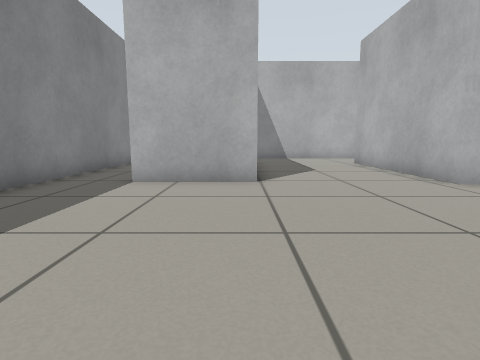
View 1 (above)

15 first-person views from a walk through a robot-simulator world made for Gazebo. The camera is 0.5 m above the floor, tilts 8° down and sees 80° across. The floor is counted in squares, 0.5 m on a side. Each view is taken from the middle of a square. On the plan, view 1 faces up. The plan holds only what a view shows up to about 11 squares ahead; the rest is blank.

View 2
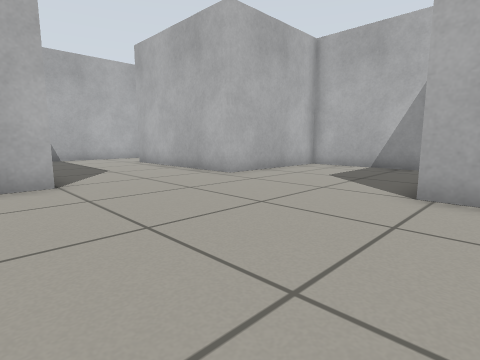

View 3
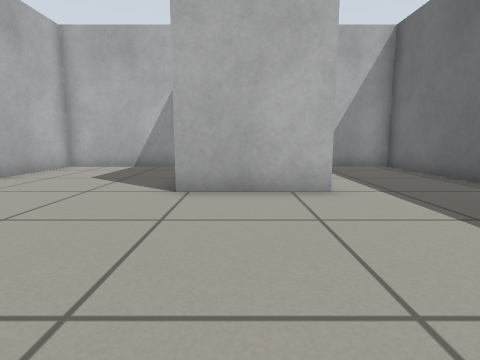

View 4
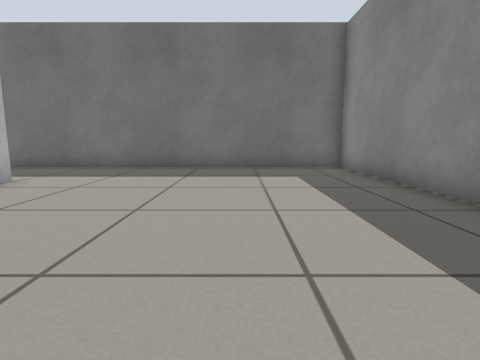

View 5
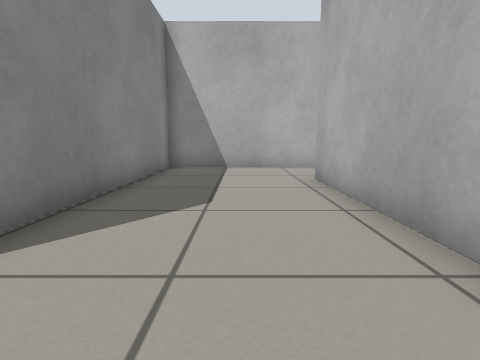

View 6
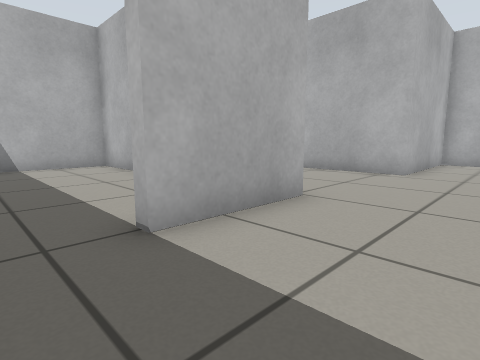

View 7
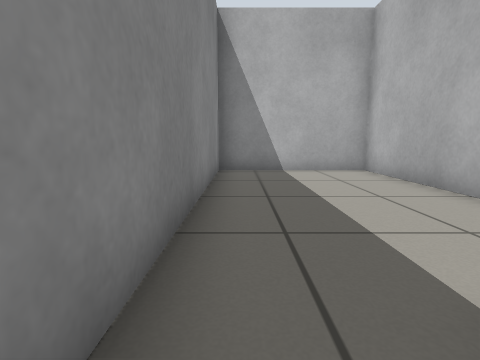

View 8
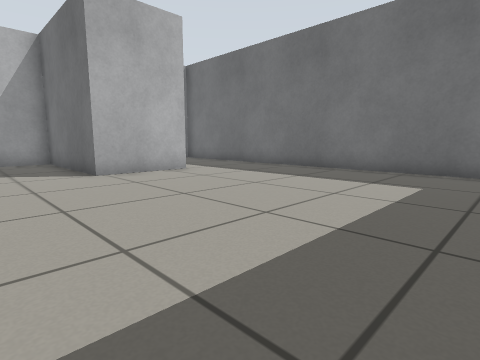

View 9
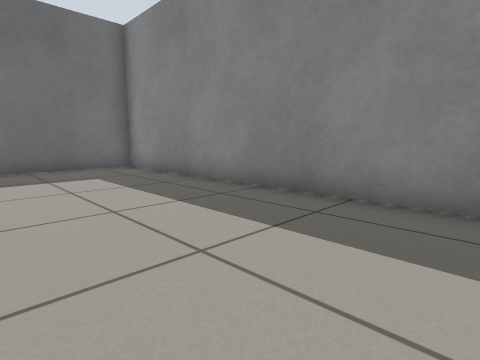

View 10
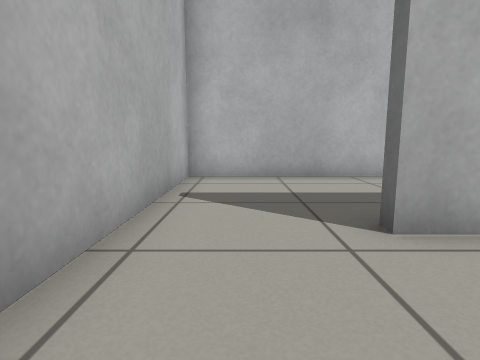

View 11
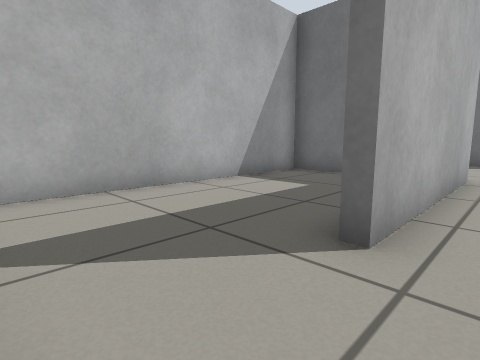

View 12
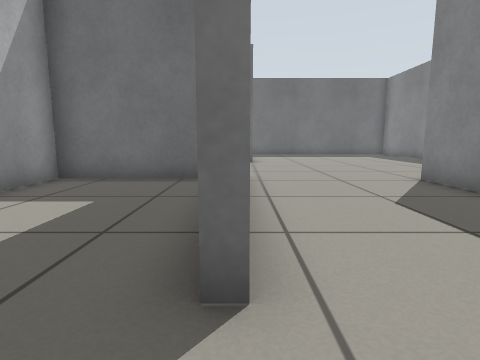

View 13
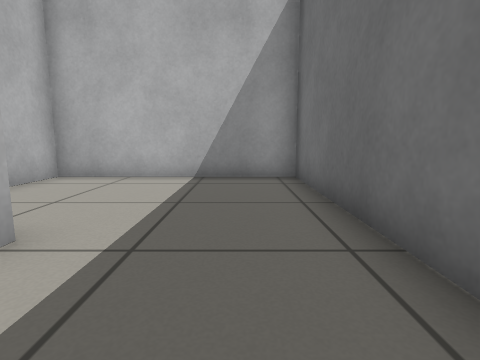

View 14
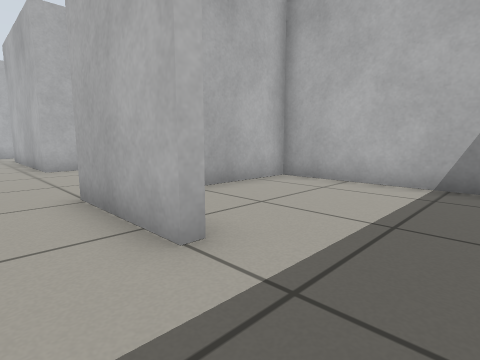

View 15
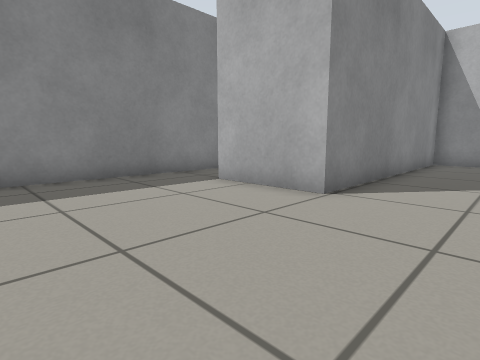

### Floor plan
Points are (right, up) in squares from view 1. A wall is a line through its corners. A room is listed if a view was taken in it or the views show most of it. See-through windows are left out.
Room 1 (views 1, 2, 3, 4, 5, 6, 7, 8, 9, 10, 11, 13, 14, 15)
walls: (4.4, -1.9) (4.4, 1.2) (9.4, 1.2); (9.7, 1.6) (9.7, 6.4) (4.9, 6.4) (4.9, 12.4); (-4.7, 7.4) (-4.7, -5.5) (4.5, -5.5); (4.6, 15.4) (0.4, 15.4) (0.4, 6.8) (-2.6, 6.8)
ways out: opening at (5, 14) to room 2; opening at (-3.5, 7) to room 3; opening at (5, -3.5) to room 4
Room 2 (view 12)
walls: (6, 6.7) (9.7, 6.7) (9.7, 15.4) (4.6, 15.4)
ways out: opening at (5, 14) to room 1
Room 3 (no view inside)
walls: (0.1, 10.8) (0.1, 15.4) (-4.7, 15.4) (-4.7, 7.4)
ways out: opening at (-3.5, 7) to room 1
Room 4 (no view inside)
walls: (4.5, -5.5) (9.7, -5.5) (9.7, 0.9) (6.7, 0.9)
ways out: opening at (5, -3.5) to room 1

Positions as (right, up) in squares from view 1, and headings:
1: (0, 0), facing up
2: (-1, 0), facing up-right
3: (-1, 0), facing right
4: (-1, 5), facing down
5: (3, 5), facing up
6: (-4, 4), facing up-right
7: (-4, 6), facing up
8: (-4, 4), facing down-right
9: (0, 5), facing down-left
10: (2, 14), facing right
11: (4, 15), facing down-right
12: (5, 14), facing down
13: (2, -4), facing right
14: (3, -4), facing up-right
15: (3, 2), facing up-left
